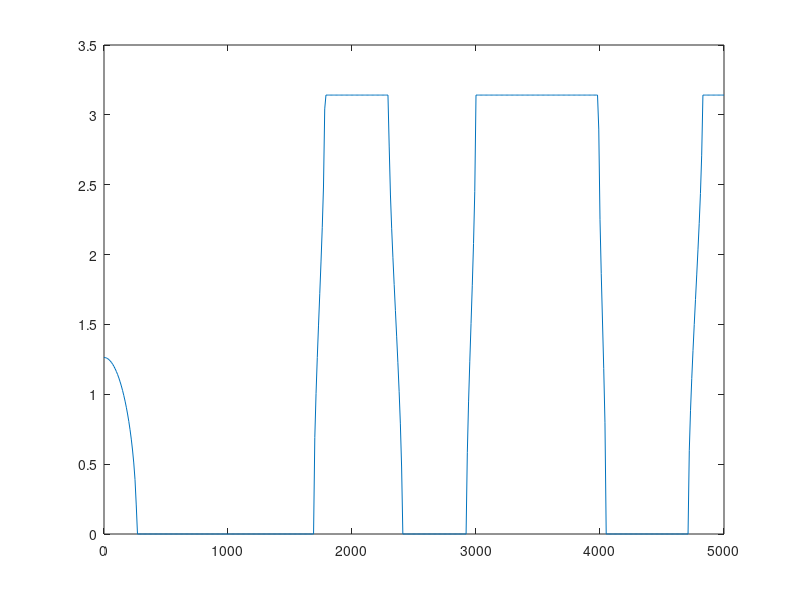

MATLAB code to generate this figure: (Note: this script raises an error after producing the figure.)
%willisjmps15 Figure 3
clc;
clear;
w=285*2*pi*10^3;
mu1=8*10^10;
mu2=3*10^9;
ro1=8000;
ro2=1180;
h1=0.0013;
h2=0.003;
h=h1+h2;
coef11=(ro1/mu1)*(w^2);
coef12=(ro2/mu2)*(w^2);

limsup=5000;
step=10;
imK2=0:step:limsup;
K2=-1i*imK2;
k11=sqrt(coef11-(K2.^2));
k12=sqrt(coef12-(K2.^2));
num2=mu2*k12;
num1=mu1*k11;
coefaux1=num2./num1;
coefaux2=num1./num2;
coefaux=coefaux1+coefaux2;

trM1=cos(h2*k12).*cos(h1*k11);
trM2=0.5*coefaux.*sin(h2*k12).*sin(h1*k11);
trM=trM1-trM2;
atrM=acos(trM);
iatrM=-imag(acos(trM));
ratrM=real(acos(trM));


l1=plot(imK2,ratrM);
l1.Color='blue';
%l1.LineWidth=2;
hold on
l2=plot(imK2, iatrM);
l2.Color='green';
legend({'real(K1h)','imag(K1h)'},'Location','southeast')
xlabel('iK2'); 
ylabel('K1h'); 
headline='f='+string(w/(2*pi*1000))+' kHz';
prompt=text(limsup/10, max(max(ratrM),max(iatrM)), headline);
grid;
